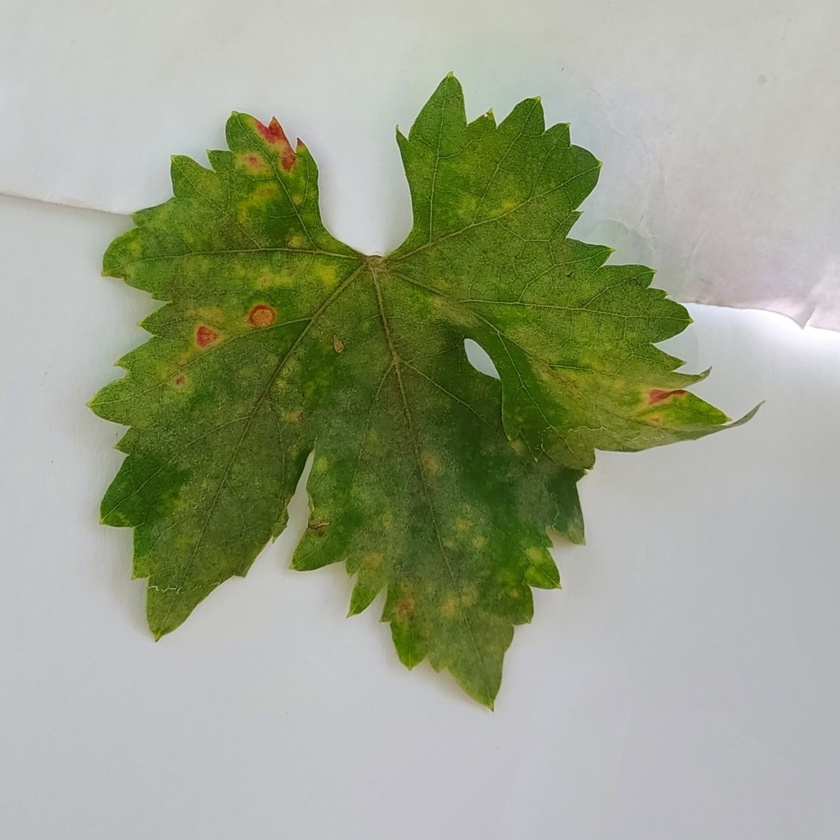
#> input picture skripsi_app_backend/DataSet_Training/Bercak_Daun/bercak_daun (20).jpg, 840 x 840 px, shrunk from 1080 x 1080 before the run, found by its file name; its folder holds only this picture in this run
$ jupyter execute --allow-errors NaiveBayesNew.ipynb
#> lines starting #> are read from the running program, lines starting #| are printed output that depends on the picture
#> further down, img is the input picture: shape (840, 840, 3); mean B, G, R 137.6, 162.5, 155.7
#> `hsv = cv2.cvtColor(img, cv2.COLOR_BGR2HSV)`: hsv: shape (840, 840, 3); mean H, S, V 65.9, 68, 164.1
#> `hue = hsv[:, :, 0]`:
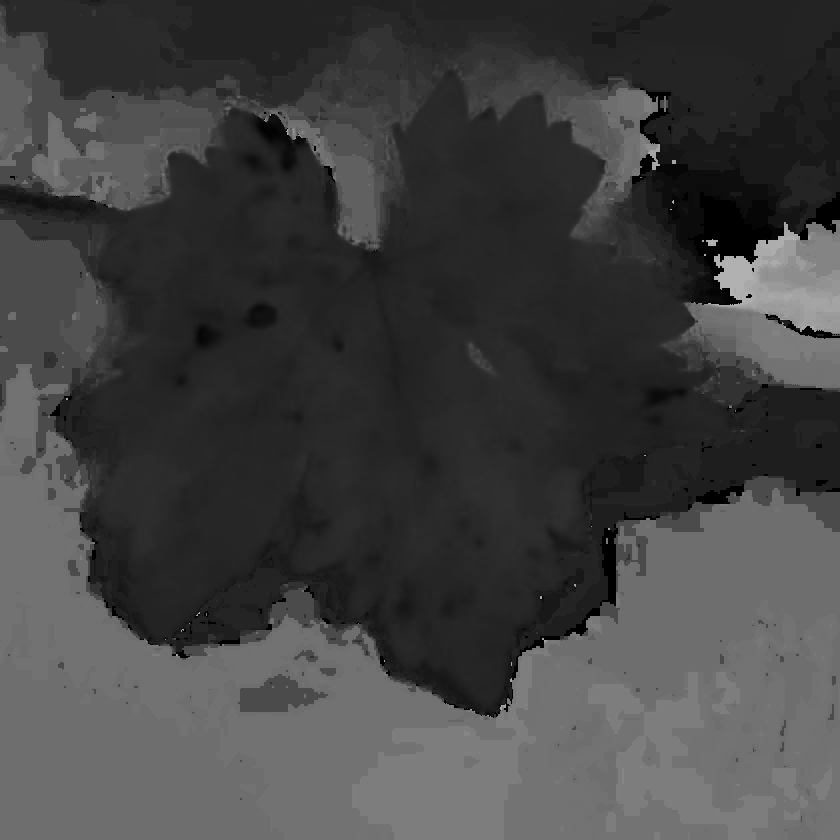
#> hue: shape (840, 840); min 0, max 177, mean 65.9
#> `saturation = hsv[:, :, 1]`:
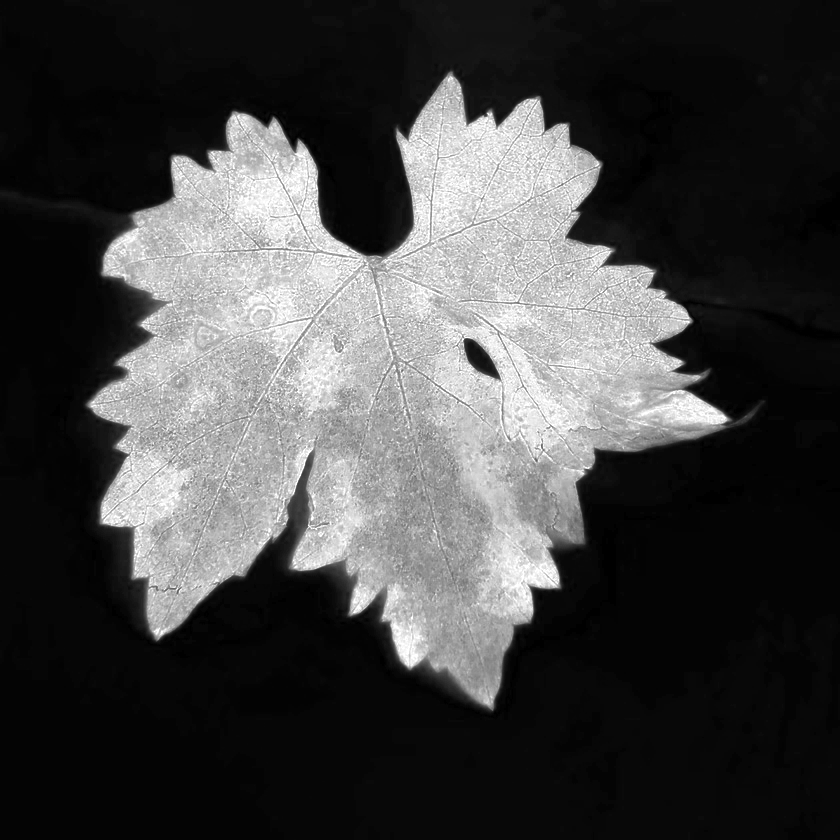
#> saturation: shape (840, 840); min 0, max 255, mean 68
#> `value = hsv[:, :, 2]`:
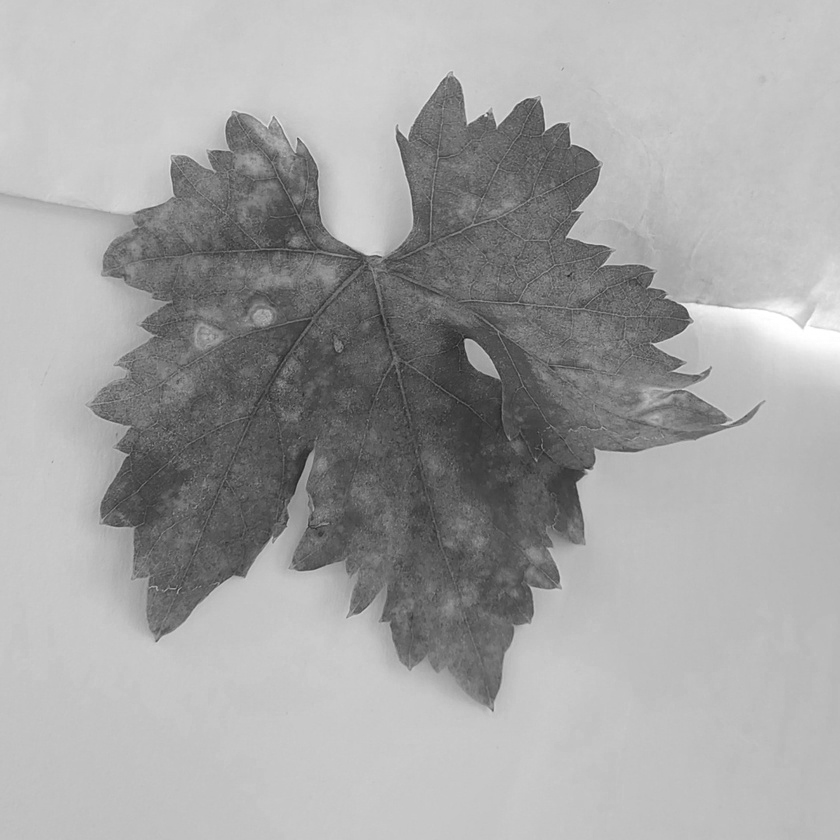
#> value: shape (840, 840); min 32, max 255, mean 164.1
#> pass 2 of the loop `for label in labels:`:
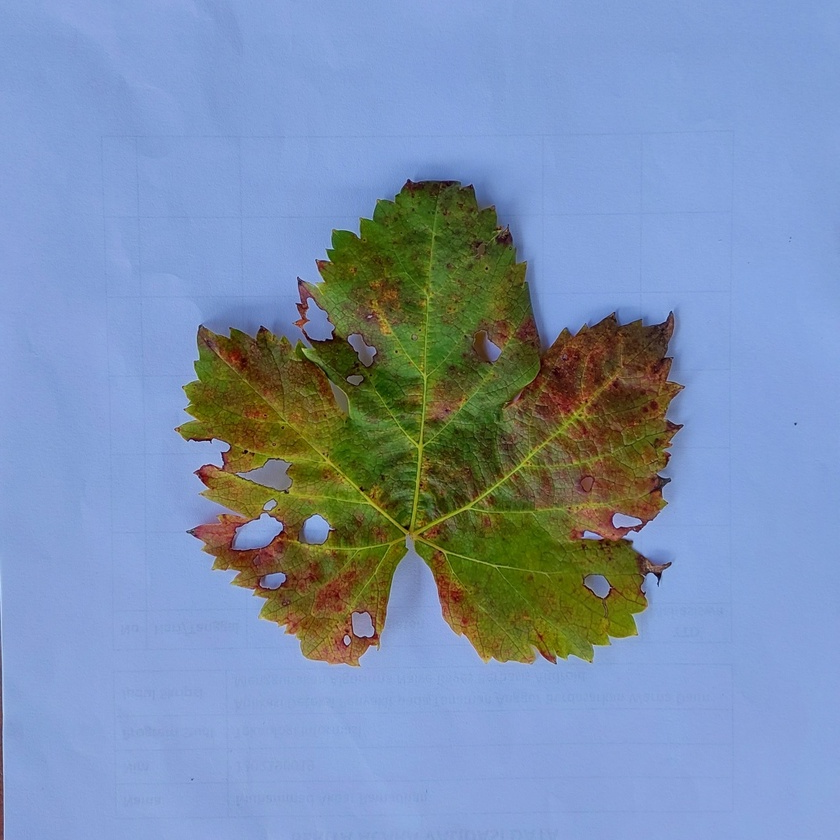
#> input picture skripsi_app_backend/DataSet_Training/Bercak_Merah/bercak_merah (23).jpg, 840 x 840 px, shrunk from 1080 x 1080 before the run, found by its file name
#> img is the input picture: shape (840, 840, 3); mean B, G, R 174.9, 144.8, 124.2
#> hsv: shape (840, 840, 3); mean H, S, V 92.2, 116.4, 190.4
#> `saturation = hsv[:, :, 1]`:
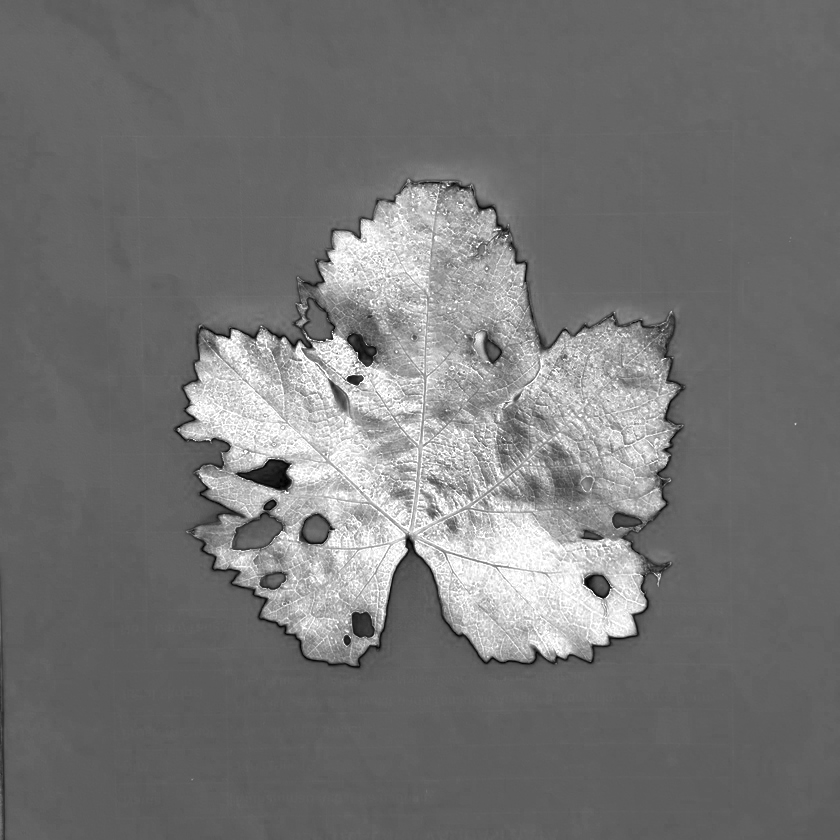
#> saturation: shape (840, 840); min 0, max 255, mean 116.4
#> `value = hsv[:, :, 2]`:
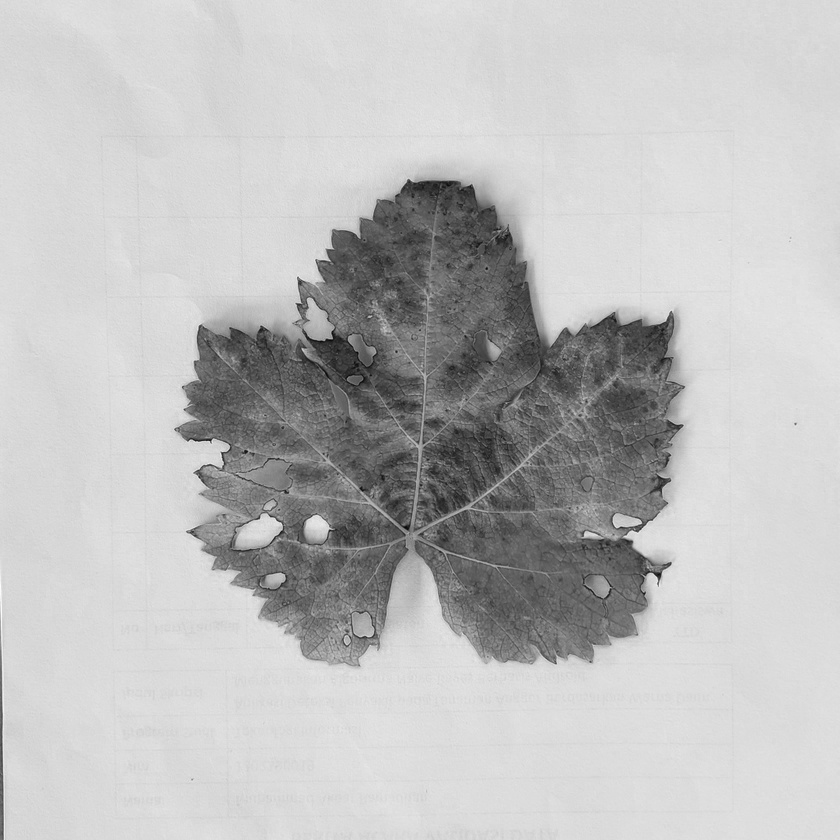
#> value: shape (840, 840); min 7, max 253, mean 190.4
[cell 1]
import os
import cv2
import numpy as np

# list all labels
labels = ['Bercak_Daun', 'Bercak_Merah', 'Daun_Sehat', 'Embun_Bulu', 'Hama_Tungau']

# initialize empty lists to store data
x = []
y = []

# loop through each label
#> (the rest of this cell did not finish here and is left out)

[cell 2]
from sklearn.model_selection import train_test_split

X_train, X_test, y_train, y_test = train_test_split(x, y, test_size=0.2, random_state=None)
#> X_train = [[65.86, 67.96, 164.1]]; X_test = [[92.16, 116.4, 190.4]]; y_train = ['Bercak_Daun']; y_test = ['Bercak_Merah']

[cell 3]
from sklearn.naive_bayes import GaussianNB

model = GaussianNB()
model.fit(X_train, y_train)

[cell 4]
from sklearn.metrics import classification_report

predictions = model.predict(X_test)
print(classification_report(y_test, predictions))
#|               precision    recall  f1-score   support
#|  Bercak_Daun       0.00      0.00      0.00       0.0
#| Bercak_Merah       0.00      0.00      0.00       1.0
#|     accuracy                           0.00       1.0
#|    macro avg       0.00      0.00      0.00       1.0
#| weighted avg       0.00      0.00      0.00       1.0
